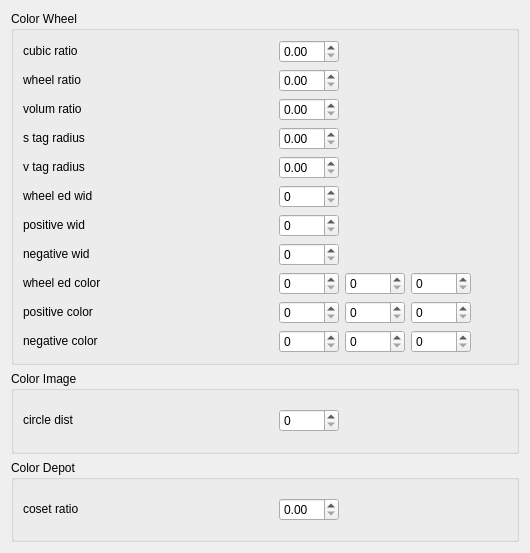
         <widget class="QWidget" name="setti_scroll_contents">
          <property name="geometry">
           <rect>
            <x>0</x>
            <y>0</y>
            <width>530</width>
            <height>553</height>
           </rect>
          </property>
          <layout class="QVBoxLayout" name="verticalLayout">
           <property name="leftMargin">
            <number>11</number>
           </property>
           <property name="topMargin">
            <number>11</number>
           </property>
           <property name="rightMargin">
            <number>11</number>
           </property>
           <property name="bottomMargin">
            <number>11</number>
           </property>
           <item>
            <widget class="QGroupBox" name="interface_wheel_window_gbox">
             <property name="title">
              <string>Color Wheel</string>
             </property>
             <layout class="QGridLayout" name="gridLayout_4">
              <item row="0" column="0">
               <widget class="QLabel" name="cubic_ratio_label">
                <property name="minimumSize">
                 <size>
                  <width>250</width>
                  <height>20</height>
                 </size>
                </property>
                <property name="maximumSize">
                 <size>
                  <width>250</width>
                  <height>20</height>
                 </size>
                </property>
                <property name="text">
                 <string>cubic ratio</string>
                </property>
               </widget>
              </item>
              <item row="0" column="1">
               <widget class="QDoubleSpinBox" name="cubic_ratio_dp">
                <property name="minimumSize">
                 <size>
                  <width>60</width>
                  <height>0</height>
                 </size>
                </property>
                <property name="maximumSize">
                 <size>
                  <width>60</width>
                  <height>16777215</height>
                 </size>
                </property>
                <property name="minimum">
                 <double>0.000000000000000</double>
                </property>
                <property name="maximum">
                 <double>1.000000000000000</double>
                </property>
                <property name="singleStep">
                 <double>0.100000000000000</double>
                </property>
                <property name="value">
                 <double>0.000000000000000</double>
                </property>
               </widget>
              </item>
              <item row="1" column="0">
               <widget class="QLabel" name="wheel_ratio_label">
                <property name="minimumSize">
                 <size>
                  <width>250</width>
                  <height>20</height>
                 </size>
                </property>
                <property name="maximumSize">
                 <size>
                  <width>250</width>
                  <height>20</height>
                 </size>
                </property>
                <property name="text">
                 <string>wheel ratio</string>
                </property>
               </widget>
              </item>
              <item row="1" column="1">
               <widget class="QDoubleSpinBox" name="wheel_ratio_dp">
                <property name="minimumSize">
                 <size>
                  <width>60</width>
                  <height>0</height>
                 </size>
                </property>
                <property name="maximumSize">
                 <size>
                  <width>60</width>
                  <height>16777215</height>
                 </size>
                </property>
                <property name="minimum">
                 <double>0.000000000000000</double>
                </property>
                <property name="maximum">
                 <double>1.000000000000000</double>
                </property>
                <property name="singleStep">
                 <double>0.100000000000000</double>
                </property>
                <property name="value">
                 <double>0.000000000000000</double>
                </property>
               </widget>
              </item>
              <item row="2" column="0">
               <widget class="QLabel" name="volum_ratio_label">
                <property name="minimumSize">
                 <size>
                  <width>250</width>
                  <height>20</height>
                 </size>
                </property>
                <property name="maximumSize">
                 <size>
                  <width>250</width>
                  <height>20</height>
                 </size>
                </property>
                <property name="text">
                 <string>volum ratio</string>
                </property>
               </widget>
              </item>
              <item row="2" column="1">
               <widget class="QDoubleSpinBox" name="volum_ratio_dp">
                <property name="minimumSize">
                 <size>
                  <width>60</width>
                  <height>0</height>
                 </size>
                </property>
                <property name="maximumSize">
                 <size>
                  <width>60</width>
                  <height>16777215</height>
                 </size>
                </property>
                <property name="minimum">
                 <double>0.000000000000000</double>
                </property>
                <property name="maximum">
                 <double>1.000000000000000</double>
                </property>
                <property name="singleStep">
                 <double>0.100000000000000</double>
                </property>
                <property name="value">
                 <double>0.000000000000000</double>
                </property>
               </widget>
              </item>
              <item row="3" column="0">
               <widget class="QLabel" name="s_tag_radius_label">
                <property name="minimumSize">
                 <size>
                  <width>250</width>
                  <height>20</height>
                 </size>
                </property>
                <property name="maximumSize">
                 <size>
                  <width>250</width>
                  <height>20</height>
                 </size>
                </property>
                <property name="text">
                 <string>s tag radius</string>
                </property>
               </widget>
              </item>
              <item row="3" column="1">
               <widget class="QDoubleSpinBox" name="s_tag_radius_dp">
                <property name="minimumSize">
                 <size>
                  <width>60</width>
                  <height>0</height>
                 </size>
                </property>
                <property name="maximumSize">
                 <size>
                  <width>60</width>
                  <height>16777215</height>
                 </size>
                </property>
                <property name="minimum">
                 <double>0.000000000000000</double>
                </property>
                <property name="maximum">
                 <double>0.200000000000000</double>
                </property>
                <property name="singleStep">
                 <double>0.020000000000000</double>
                </property>
                <property name="value">
                 <double>0.000000000000000</double>
                </property>
               </widget>
              </item>
              <item row="4" column="0">
               <widget class="QLabel" name="v_tag_radius_label">
                <property name="minimumSize">
                 <size>
                  <width>250</width>
                  <height>20</height>
                 </size>
                </property>
                <property name="maximumSize">
                 <size>
                  <width>250</width>
                  <height>20</height>
                 </size>
                </property>
                <property name="text">
                 <string>v tag radius</string>
                </property>
               </widget>
              </item>
              <item row="4" column="1">
               <widget class="QDoubleSpinBox" name="v_tag_radius_dp">
                <property name="minimumSize">
                 <size>
                  <width>60</width>
                  <height>0</height>
                 </size>
                </property>
                <property name="maximumSize">
                 <size>
                  <width>60</width>
                  <height>16777215</height>
                 </size>
                </property>
                <property name="minimum">
                 <double>0.000000000000000</double>
                </property>
                <property name="maximum">
                 <double>0.200000000000000</double>
                </property>
                <property name="singleStep">
                 <double>0.020000000000000</double>
                </property>
                <property name="value">
                 <double>0.000000000000000</double>
                </property>
               </widget>
              </item>
              <item row="5" column="0">
               <widget class="QLabel" name="wheel_ed_wid_label">
                <property name="minimumSize">
                 <size>
                  <width>250</width>
                  <height>20</height>
                 </size>
                </property>
                <property name="maximumSize">
                 <size>
                  <width>250</width>
                  <height>20</height>
                 </size>
                </property>
                <property name="text">
                 <string>wheel ed wid</string>
                </property>
               </widget>
              </item>
              <item row="5" column="1">
               <widget class="QSpinBox" name="wheel_ed_wid_sp">
                <property name="minimum">
                 <number>0</number>
                </property>
                <property name="maximum">
                 <number>20</number>
                </property>
                <property name="value">
                 <number>0</number>
                </property>
               </widget>
              </item>
              <item row="6" column="0">
               <widget class="QLabel" name="positive_wid_label">
                <property name="minimumSize">
                 <size>
                  <width>250</width>
                  <height>20</height>
                 </size>
                </property>
                <property name="maximumSize">
                 <size>
                  <width>250</width>
                  <height>20</height>
                 </size>
                </property>
                <property name="text">
                 <string>positive wid</string>
                </property>
               </widget>
              </item>
              <item row="6" column="1">
               <widget class="QSpinBox" name="positive_wid_sp">
                <property name="maximum">
                 <number>20</number>
                </property>
               </widget>
              </item>
              <item row="7" column="0">
               <widget class="QLabel" name="negative_wid_label">
                <property name="minimumSize">
                 <size>
                  <width>250</width>
                  <height>20</height>
                 </size>
                </property>
                <property name="maximumSize">
                 <size>
                  <width>250</width>
                  <height>20</height>
                 </size>
                </property>
                <property name="text">
                 <string>negative wid</string>
                </property>
               </widget>
              </item>
              <item row="7" column="1">
               <widget class="QSpinBox" name="negative_wid_sp">
                <property name="maximum">
                 <number>20</number>
                </property>
               </widget>
              </item>
              <item row="8" column="0">
               <widget class="QLabel" name="wheel_ed_color_label">
                <property name="minimumSize">
                 <size>
                  <width>250</width>
                  <height>20</height>
                 </size>
                </property>
                <property name="maximumSize">
                 <size>
                  <width>250</width>
                  <height>20</height>
                 </size>
                </property>
                <property name="text">
                 <string>wheel ed color</string>
                </property>
               </widget>
              </item>
              <item row="8" column="1">
               <widget class="QSpinBox" name="wheel_ed_color_0_dp">
                <property name="minimumSize">
                 <size>
                  <width>60</width>
                  <height>0</height>
                 </size>
                </property>
                <property name="maximumSize">
                 <size>
                  <width>60</width>
                  <height>16777215</height>
                 </size>
                </property>
                <property name="maximum">
                 <number>255</number>
                </property>
               </widget>
              </item>
              <item row="8" column="2">
               <widget class="QSpinBox" name="wheel_ed_color_1_dp">
                <property name="minimumSize">
                 <size>
                  <width>60</width>
                  <height>0</height>
                 </size>
                </property>
                <property name="maximumSize">
                 <size>
                  <width>60</width>
                  <height>16777215</height>
                 </size>
                </property>
                <property name="maximum">
                 <number>255</number>
                </property>
               </widget>
              </item>
              <item row="8" column="3">
               <widget class="QSpinBox" name="wheel_ed_color_2_dp">
                <property name="minimumSize">
                 <size>
                  <width>60</width>
                  <height>0</height>
                 </size>
                </property>
                <property name="maximumSize">
                 <size>
                  <width>60</width>
                  <height>16777215</height>
                 </size>
                </property>
                <property name="maximum">
                 <number>255</number>
                </property>
               </widget>
              </item>
              <item row="9" column="0">
               <widget class="QLabel" name="positive_color_label">
                <property name="minimumSize">
                 <size>
                  <width>250</width>
                  <height>20</height>
                 </size>
                </property>
                <property name="maximumSize">
                 <size>
                  <width>250</width>
                  <height>20</height>
                 </size>
                </property>
                <property name="text">
                 <string>positive color</string>
                </property>
               </widget>
              </item>
              <item row="9" column="1">
               <widget class="QSpinBox" name="positive_color_0_dp">
                <property name="minimumSize">
                 <size>
                  <width>60</width>
                  <height>0</height>
                 </size>
                </property>
                <property name="maximumSize">
                 <size>
                  <width>60</width>
                  <height>16777215</height>
                 </size>
                </property>
                <property name="maximum">
                 <number>255</number>
                </property>
                <property name="value">
                 <number>0</number>
                </property>
               </widget>
              </item>
              <item row="9" column="2">
               <widget class="QSpinBox" name="positive_color_1_dp">
                <property name="minimumSize">
                 <size>
                  <width>60</width>
                  <height>0</height>
                 </size>
                </property>
                <property name="maximumSize">
                 <size>
                  <width>60</width>
                  <height>16777215</height>
                 </size>
                </property>
                <property name="maximum">
                 <number>255</number>
                </property>
                <property name="value">
                 <number>0</number>
                </property>
               </widget>
              </item>
              <item row="9" column="3">
               <widget class="QSpinBox" name="positive_color_2_dp">
                <property name="minimumSize">
                 <size>
                  <width>60</width>
                  <height>0</height>
                 </size>
                </property>
                <property name="maximumSize">
                 <size>
                  <width>60</width>
                  <height>16777215</height>
                 </size>
                </property>
                <property name="maximum">
                 <number>255</number>
                </property>
                <property name="value">
                 <number>0</number>
                </property>
               </widget>
              </item>
              <item row="10" column="0">
               <widget class="QLabel" name="negative_color_label">
                <property name="minimumSize">
                 <size>
                  <width>250</width>
                  <height>20</height>
                 </size>
                </property>
                <property name="maximumSize">
                 <size>
                  <width>250</width>
                  <height>20</height>
                 </size>
                </property>
                <property name="text">
                 <string>negative color</string>
                </property>
               </widget>
              </item>
              <item row="10" column="1">
               <widget class="QSpinBox" name="negative_color_0_dp">
                <property name="minimumSize">
                 <size>
                  <width>60</width>
                  <height>0</height>
                 </size>
                </property>
                <property name="maximumSize">
                 <size>
                  <width>60</width>
                  <height>16777215</height>
                 </size>
                </property>
                <property name="maximum">
                 <number>255</number>
                </property>
                <property name="value">
                 <number>0</number>
                </property>
               </widget>
              </item>
              <item row="10" column="2">
               <widget class="QSpinBox" name="negative_color_1_dp">
                <property name="minimumSize">
                 <size>
                  <width>60</width>
                  <height>0</height>
                 </size>
                </property>
                <property name="maximumSize">
                 <size>
                  <width>60</width>
                  <height>16777215</height>
                 </size>
                </property>
                <property name="maximum">
                 <number>255</number>
                </property>
                <property name="value">
                 <number>0</number>
                </property>
               </widget>
              </item>
              <item row="10" column="3">
               <widget class="QSpinBox" name="negative_color_2_dp">
                <property name="minimumSize">
                 <size>
                  <width>60</width>
                  <height>0</height>
                 </size>
                </property>
                <property name="maximumSize">
                 <size>
                  <width>60</width>
                  <height>16777215</height>
                 </size>
                </property>
                <property name="maximum">
                 <number>255</number>
                </property>
                <property name="value">
                 <number>0</number>
                </property>
               </widget>
              </item>
              <item row="10" column="4">
               <spacer name="hsp_2">
                <property name="orientation">
                 <enum>Qt::Horizontal</enum>
                </property>
                <property name="sizeHint" stdset="0">
                 <size>
                  <width>64</width>
                  <height>17</height>
                 </size>
                </property>
               </spacer>
              </item>
             </layout>
            </widget>
           </item>
           <item>
            <widget class="QGroupBox" name="interface_image_window_gbox">
             <property name="title">
              <string>Color Image</string>
             </property>
             <layout class="QGridLayout" name="gridLayout_3">
              <item row="0" column="0">
               <widget class="QLabel" name="circle_dist_label">
                <property name="minimumSize">
                 <size>
                  <width>250</width>
                  <height>20</height>
                 </size>
                </property>
                <property name="maximumSize">
                 <size>
                  <width>250</width>
                  <height>20</height>
                 </size>
                </property>
                <property name="text">
                 <string>circle dist</string>
                </property>
               </widget>
              </item>
              <item row="0" column="1">
               <widget class="QSpinBox" name="circle_dist_sp">
                <property name="minimumSize">
                 <size>
                  <width>60</width>
                  <height>0</height>
                 </size>
                </property>
                <property name="maximumSize">
                 <size>
                  <width>60</width>
                  <height>16777215</height>
                 </size>
                </property>
                <property name="maximum">
                 <number>50</number>
                </property>
               </widget>
              </item>
              <item row="0" column="2">
               <spacer name="hsp_3">
                <property name="orientation">
                 <enum>Qt::Horizontal</enum>
                </property>
                <property name="sizeHint" stdset="0">
                 <size>
                  <width>333</width>
                  <height>10</height>
                 </size>
                </property>
               </spacer>
              </item>
             </layout>
            </widget>
           </item>
           <item>
            <widget class="QGroupBox" name="interface_depot_window_gbox">
             <property name="title">
              <string>Color Depot</string>
             </property>
             <layout class="QGridLayout" name="gridLayout_13">
              <item row="0" column="0">
               <widget class="QLabel" name="coset_ratio_label">
                <property name="minimumSize">
                 <size>
                  <width>250</width>
                  <height>20</height>
                 </size>
                </property>
                <property name="maximumSize">
                 <size>
                  <width>250</width>
                  <height>20</height>
                 </size>
                </property>
                <property name="text">
                 <string>coset ratio</string>
                </property>
               </widget>
              </item>
              <item row="0" column="1">
               <widget class="QDoubleSpinBox" name="coset_ratio_dp">
                <property name="minimumSize">
                 <size>
                  <width>60</width>
                  <height>0</height>
                 </size>
                </property>
                <property name="maximumSize">
                 <size>
                  <width>60</width>
                  <height>16777215</height>
                 </size>
                </property>
                <property name="minimum">
                 <double>0.000000000000000</double>
                </property>
                <property name="maximum">
                 <double>1.000000000000000</double>
                </property>
                <property name="singleStep">
                 <double>0.100000000000000</double>
                </property>
                <property name="value">
                 <double>0.000000000000000</double>
                </property>
               </widget>
              </item>
              <item row="0" column="2">
               <spacer name="hsp_8">
                <property name="orientation">
                 <enum>Qt::Horizontal</enum>
                </property>
                <property name="sizeHint" stdset="0">
                 <size>
                  <width>333</width>
                  <height>10</height>
                 </size>
                </property>
               </spacer>
              </item>
             </layout>
            </widget>
           </item>
          </layout>
         </widget>
